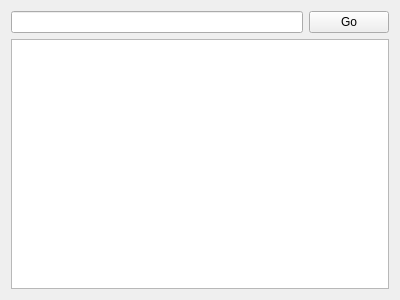
<?xml version="1.0" encoding="UTF-8"?>
<ui version="4.0">
 <class>DocumentationWidget</class>
 <widget class="QWidget" name="DocumentationWidget">
  <property name="geometry">
   <rect>
    <x>0</x>
    <y>0</y>
    <width>400</width>
    <height>300</height>
   </rect>
  </property>
  <property name="windowTitle">
   <string>Documentation</string>
  </property>
  <layout class="QVBoxLayout">
   <item>
    <layout class="QGridLayout" name="gridLayout">
     <item row="0" column="0">
      <widget class="QLineEdit" name="searchText"/>
     </item>
     <item row="0" column="1">
      <widget class="QPushButton" name="searchButton">
       <property name="text">
        <string>Go</string>
       </property>
      </widget>
     </item>
    </layout>
   </item>
   <item>
    <layout class="QGridLayout" name="gridLayout_2">
     <item row="0" column="0">
      <widget class="QTextBrowser" name="searchPage"/>
     </item>
    </layout>
   </item>
  </layout>
 </widget>
 <resources/>
 <connections/>
</ui>
